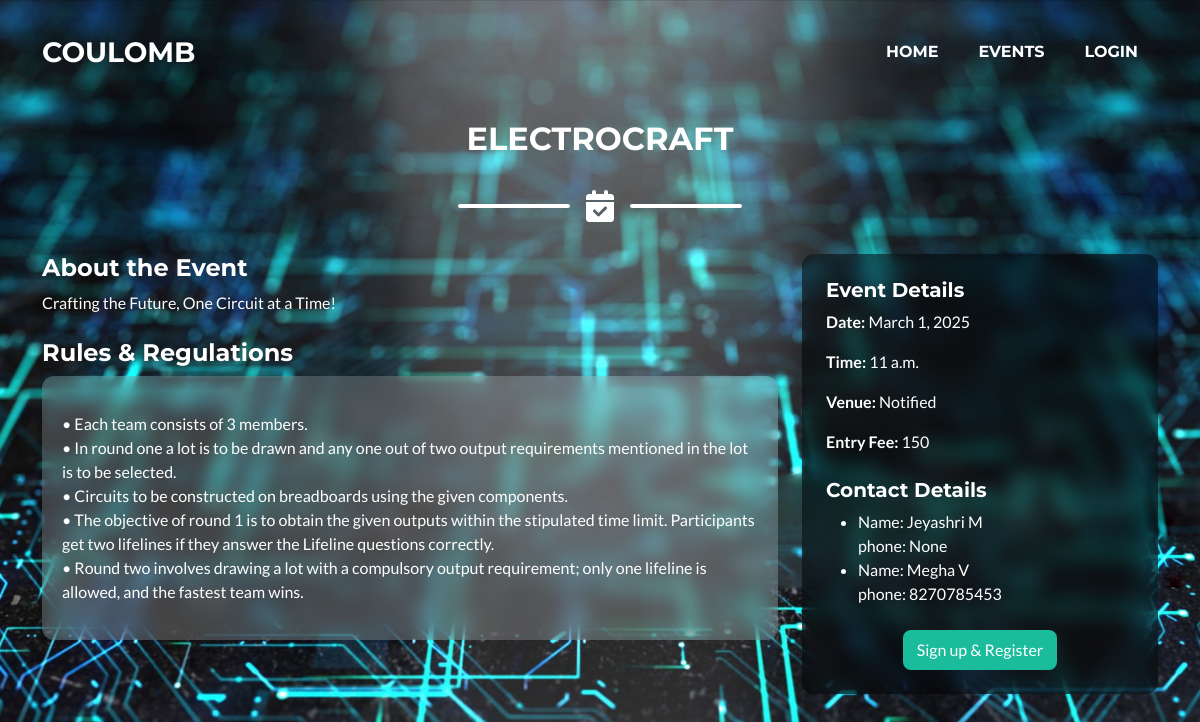
Screenshot of /event_detail/1/ with the database file from the repository.
### event_registration/models.py (models this page shows, shortened)
class event(models.Model):
    name = models.CharField(max_length=100)
    description = models.TextField(null=True,blank=True)
    date = models.DateField()
    time = models.TimeField(null=True,blank=True)
    rules_and_regulations = models.TextField(null=True,blank=True)
    venue = models.CharField(max_length=100,null=True,blank=True)
    image = models.ImageField(upload_to='event_registration/images',null=True,blank=True)
    participants = models.ManyToManyField(Participant,related_name='events',blank=True)
    team_size = models.IntegerField(null=True,blank=True)

class organizer(models.Model):
    name = models.CharField(max_length=100)
    phone = models.CharField(max_length=10,null=True,blank=True)
    event = models.ForeignKey(event,on_delete=models.CASCADE,related_name='organizers')

### event_registration/views.py (the view)
# urls.py: path('event_detail/<int:id>/',views.event_detail,name='event_detail'),
def event_detail(request,id):
    event_detail = event.objects.get(id=id)
    registered = False
    if request.user.is_authenticated:
        profile = Participant.objects.get(user=request.user)
        if profile in event_detail.participants.all():
            registered = True
    organizer = event_detail.organizers.all()
    context = {'event':event_detail,
               'registered':registered,
               'organizers':organizer}
    return render(request,'event.html',context)

### event_registration/templates/event.html (shortened to what this page needs)
{% extends 'layout.html' %}
{% load static %}
{% load socialaccount %}
{% block content %}
<br><br><br>
<section class="page-section bg-light py-5" id="event-details">
    <div class="container">
        <h2 class="text-center text-uppercase text-secondary mb-4">{{ event.name }}</h2>
        <div class="divider-custom">
            <div class="divider-custom-line"></div>
            <div class="divider-custom-icon"><i class="fas fa-calendar-check"></i></div>
            <div class="divider-custom-line"></div>
        </div>
        <div class="row">
            <div class="col-md-8">
                <h4 class="text-primary">About the Event</h4>
                <p class="text-primary">{{ event.description }}</p>
                <h4 class="text-primary mt-4">Rules & Regulations</h4>
                <div class="glassy-box">
                    <p>{{ event.rules_and_regulations|linebreaks }}</p>
                </div>
            </div>
            <div class="col-md-4">
                <div class="event-info-box p-4 black-glassy-box">
                    <h5 class="text-secondary">Event Details</h5>
                    <p><strong>Date:</strong> {{ event.date }}</p>
                    <p><strong>Time:</strong> {{ event.time }}</p>
                    <p><strong>Venue:</strong> Notified</p>
                    <p><strong>Entry Fee:</strong> 150</p>
                    <h5 class="text-secondary mt-4">Contact Details</h5>
                    <ul>
                        {% for organizer in organizers %}
                            <li>Name: {{ organizer.name }} </li>
                            phone: {{ organizer.phone }} <br>
                        {% endfor %}
                    </ul>
                    <div class="text-center mt-4">
                        {% if user.is_authenticated and not registered %}
                            <button class="btn btn-primary" id="openRegisterModal" data-bs-toggle="modal" data-bs-target="#registerModal">
                                Register
                            </button>
                        {% elif not user.is_authenticated %}
                            <a href="{% url 'register'%}" class="btn btn-primary">
                                Sign up & Register
                            </a>
                        {% else %}
                            <p class="text-success mt-2">You are already registered for this event.</p>
                        {% endif %}
                    </div>
                </div>
            </div>
        </div>
    </div>
</section>
{% endblock %}

### event_registration/templates/event.html (style rules this page uses)
.glassy-box { background: rgba(255, 255, 255, 0.2); backdrop-filter: blur(10px); border-radius: 12px; padding: 20px; color: white; }
.black-glassy-box { background: rgba(0, 0, 0, 0.5); backdrop-filter: blur(10px); border-radius: 12px; padding: 20px; color: white; }

### rows the page displays
event: name "ELECTROCRAFT", description "Crafting the Future, One Circuit at a Time!", rules_and_regulations "• Each team consists of 3 members. • In round one a lot is to be drawn and any one out of two output requirements mentioned in the lot is to be selected. • Circuits to be constructed on breadboards using the given components. • The objective of round 1 is to obtain the given outputs within the stipulated time limit. Participants get two lifelines if they answer the Lifeline questions correctly. • Round two involves drawing a lot with a compulsory output requirement; only one lifeline is allowed, and the fastest team wins.", date "March 1, 2025", time "11 a.m."
organizer: name "Jeyashri M", phone "None"
organizer: name "Megha V", phone "8270785453"
